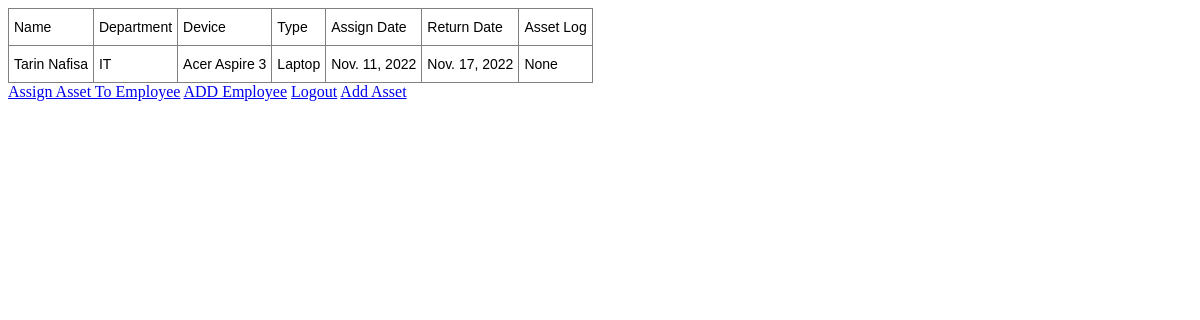
The app's page /assets/, older data.
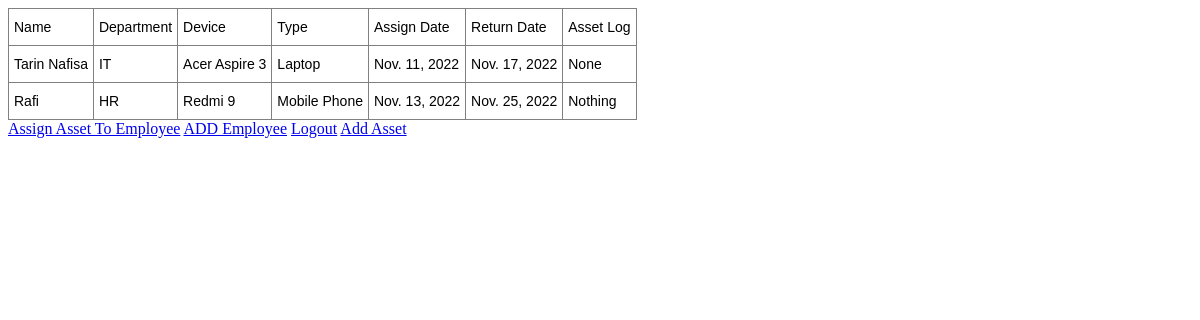
The same page, newer data.
### Assets/models.py (models this page shows, shortened)
class AssetAssign(models.Model):
    asset_id = models.ForeignKey(Assets, on_delete=models.CASCADE)
    emp_id = models.ForeignKey(Employee, on_delete=models.CASCADE)
    asset_assign_date = models.DateField()
    asset_return_date = models.DateField()
    asset_assign_status = models.CharField(max_length=30)
    asset_log = models.CharField(max_length=30)

class Assets(models.Model):
    asset_id = models.IntegerField(primary_key=True)
    asset_name = models.CharField(max_length=30)
    asset_type = models.CharField(max_length=30)
    asset_price = models.IntegerField()
    asset_purchase_date = models.DateField()
    asset_warranty = models.IntegerField()
    asset_status = models.CharField(max_length=30)
    asset_location = models.CharField(max_length=30)
    asset_description = models.CharField(max_length=30)
    def __str__(self):
        return self.asset_name

### Company/models.py (models this page shows, shortened)
class Employee(models.Model):
    emp_id = models.AutoField(primary_key=True)
    user = models.OneToOneField(User, on_delete=models.CASCADE,related_name='employee')
    name = models.CharField(max_length=100)
    username = models.CharField(max_length=100)
    email = models.EmailField()
    phone = models.CharField(max_length=15)
    department = models.CharField(max_length=100)
    salary = models.IntegerField()
    date_of_joining = models.DateField()

### Company/views.py (the view)
# urls.py: path('assets/',company_views.assets,name='assets'),
def assets(request):
    assets = AssetAssign.objects.all()
    context = {'assets':assets}
    return render(request, 'asset.html', context)

### templates/asset.html (shortened to what this page needs)
<!DOCTYPE html>
<html>
<head>
</head>
<body>
        <table class="tg">
        <thead>
          <tr>
            <th class="tg-0pky">Name</th>
            <th class="tg-0pky">Department</th>
            <th class="tg-0pky">Device</th>
            <th class="tg-0pky">Type</th>
            <th class="tg-0pky">Assign Date</th>
            <th class="tg-0pky">Return Date</th>
            <th class="tg-0pky">Asset Log</th>
          </tr>
        </thead>
        <tbody>
          {% for a in assets%}
          <tr>
            <td class="tg-0pky">{{a.emp_id.name}}</td>
            <td class="tg-0pky">{{a.emp_id.department}}</td>
            <td class="tg-0pky">{{a.asset_id}}</td>
            <td class="tg-0pky">{{a.asset_id.asset_type}}</td>
            <td class="tg-0pky">{{a.asset_assign_date}}</td>
            <td class="tg-0pky">{{a.asset_return_date}}</td>
            <td class="tg-0pky">{{a.asset_log}}</td>
          </tr>
         {%endfor%}
        </tbody>
        </table>
        <a href="{% url 'asset_assign'%}">Assign Asset To Employee</a>
        <a href="{% url 'addEmployee'%}">ADD Employee</a>
        <a href="{% url 'logout' %}">Logout</a>
        <a href="{%url 'addAsset'%}">Add Asset</a>
</body>
</html>

Row changes from the older to the newer data that the page shows:
added AssetAssign: emp_id.name "Rafi", emp_id.department "HR", asset_id "Redmi 9", asset_id.asset_type "Mobile Phone", asset_assign_date "Nov. 13, 2022", asset_return_date "Nov. 25, 2022", asset_log "Nothing"
